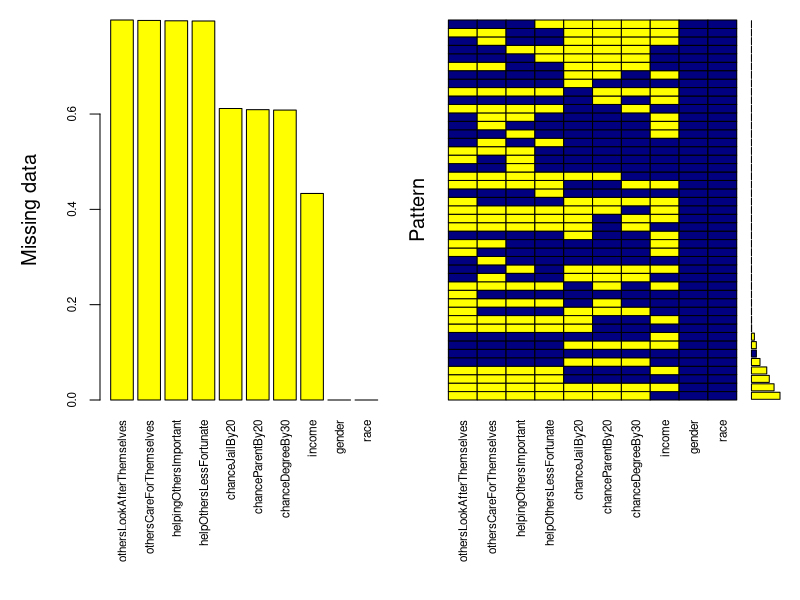
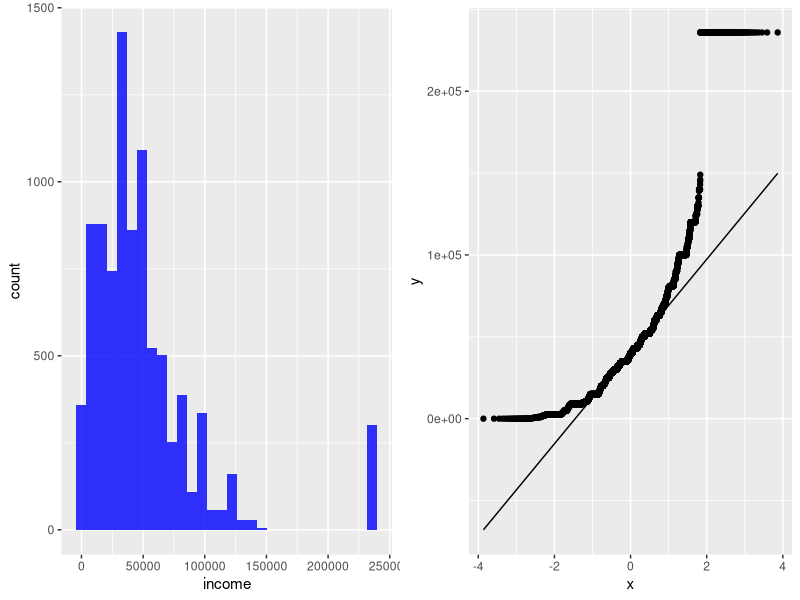
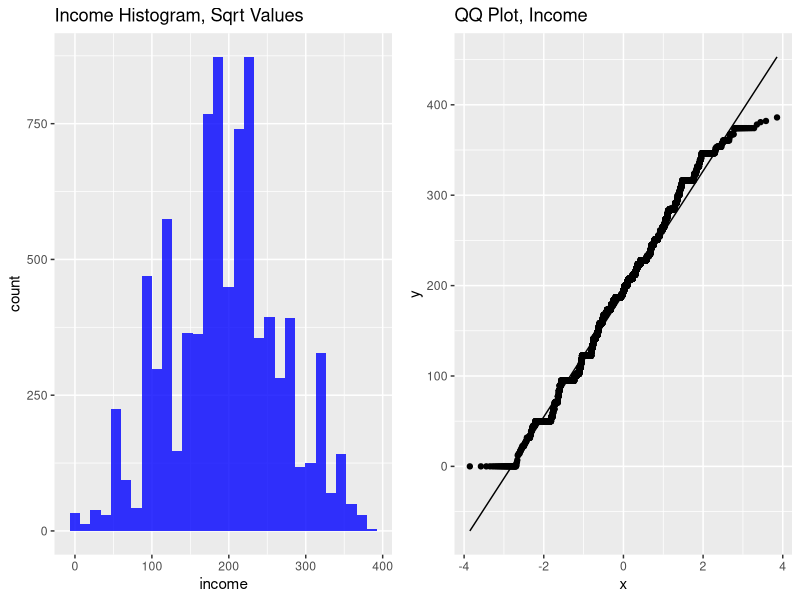
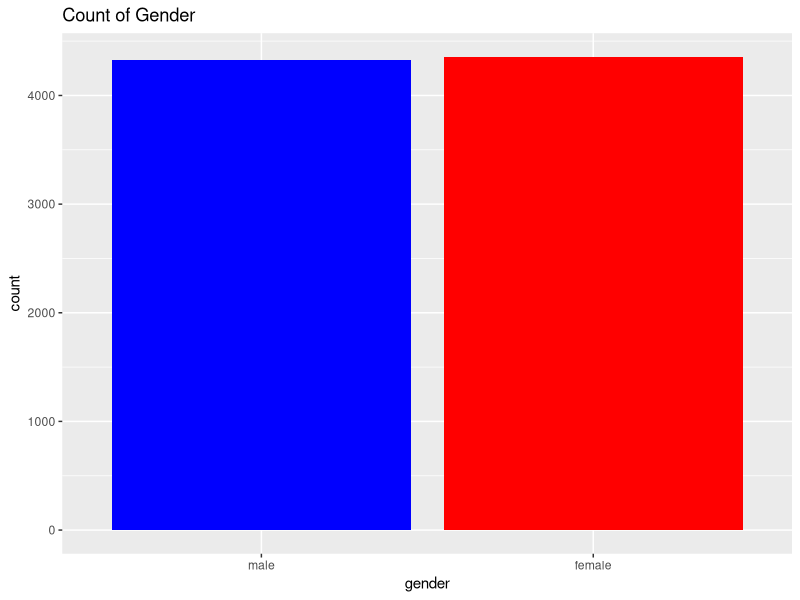
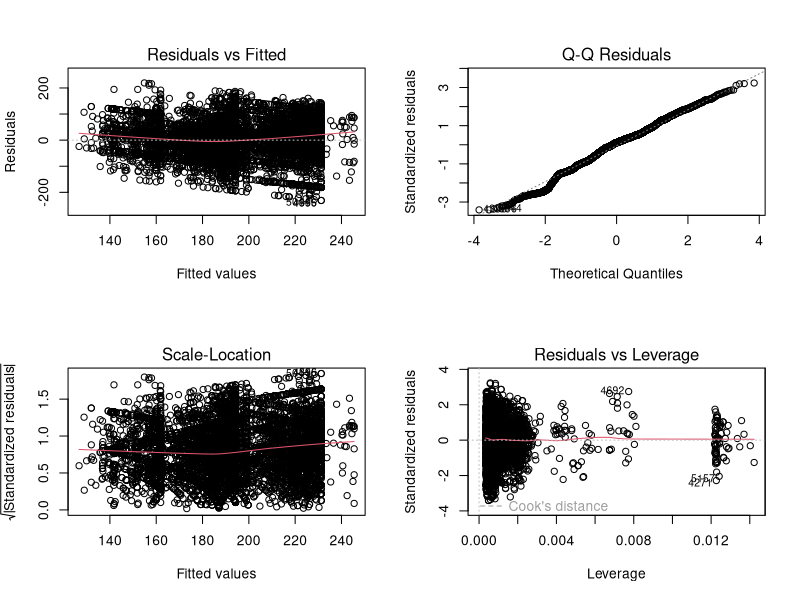
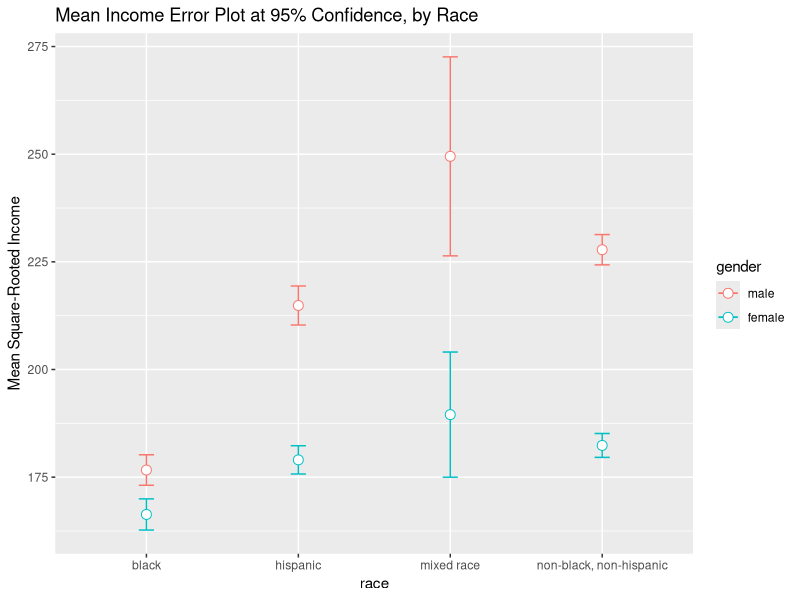

Reproduce these figures in R, in order.
## ---- chunk 1
# Import packages
library(knitr)
library(tidyverse)
library(dplyr)
library(mice)
library(htmlTable)
library(VIM)
library(cowplot)
library(reshape2)

full_nlsy <- as_tibble(read.csv("nlsy97_Feb2021.csv", header = TRUE, row.names = 'R0000100')) # Sets pubID as index column
## ---- chunk 2
#Select and rename variables

cols <- c('R0514900', 'R0515100', 'R0514800', 'R0536300', 'R1482600',
          'U2857200', 'T1069100', 'T1069101', 'T1069102', 'T1069103')

nlsy <- full_nlsy %>%
  select(all_of(cols))

colnames(nlsy) <- c(
    'chanceJailBy20',
    'chanceParentBy20',
    'chanceDegreeBy30',
    'gender',
    'race',
    'income',
    'helpOthersLessFortunate',
    'othersCareForThemselves',
    'helpingOthersImportant',
    'othersLookAfterThemselves')
## ---- chunk 3
# Count of Negative Values
as.matrix(lapply(nlsy, function(x) {length(which(x < 0))})) %>%
  htmlTable(caption = 'Count of Negative Values, by Column')
## ---- chunk 4
nlsy[nlsy < 0] <- NA
## ---- chunk 5
# Visualization of Missing Value Patterns
nlsyVIM <- aggr(nlsy, col = c('navyblue', 'yellow'),
                 numbers = TRUE, sortVars = TRUE,
                 labels = names(nlsy), cex.axis = 0.7, oma = c(10, 5, 1, 1),
                 gap = 3, ylab = c('Missing data', 'Pattern'))
## ---- chunk 6
nlsyIMP <- mice(nlsy, m = 5, maxit = 1, visit = 'monotone', print = FALSE)
  # 5 imputations, 1 iteration of imputations

nlsy <- complete(nlsyIMP, 1) # taking first iteration of missing value imputation

as.matrix(lapply(nlsy, function(x) {length(which(is.na(x)))})) %>%
  htmlTable(caption = 'Count of NA Values, by Column') # chart to see values that are NA
## ---- chunk 7
# Recode categorical values
nlsy <- nlsy %>%
  mutate(gender = recode_factor(gender, `1` = 'male', `2` = 'female')) %>%
  mutate(race = recode_factor(race, `1` = 'black', `2` = 'hispanic',
                               `3` = 'mixed race',`4` = 'non-black, non-hispanic')) %>%
  mutate_at(c('helpOthersLessFortunate', 'othersCareForThemselves',
              'helpingOthersImportant', 'othersLookAfterThemselves'),
            ~ recode_factor(.x, `0` = 'strongly disagree', `1` = 'disagree',
                            `2` = 'neither agree nor disagree', `3` = 'agree',
                            `4` = 'strongly agree'))
## ---- chunk 8
par(mfrow = c(2,1))
incomeHist <- ggplot(data = nlsy, aes(x = income)) +
  geom_histogram(fill='blue',  alpha=0.8)

incomeBox <- ggplot(data = nlsy, aes(sample = income)) +
  stat_qq() + stat_qq_line()

plot_grid(incomeHist, incomeBox) # set our grid to 1 row, 2 cols
## ---- chunk 9
# Remove any values above $149,000 and square-root remaining values
nlsy <- nlsy %>%
  subset(income <= 149000) %>% # subset of all rows below $149000
  mutate(income = sqrt(income)) # Square root income variable

par(mfrow = c(2,1))
incomeHist <- ggplot(data = nlsy, aes(x = income)) +
  geom_histogram(fill='blue',  alpha=0.8) + 
  ggtitle('Income Histogram, Sqrt Values')

incomeBox <- ggplot(data = nlsy, aes(sample = income)) +
  stat_qq() + stat_qq_line() + 
  ggtitle('QQ Plot, Income')

plot_grid(incomeHist, incomeBox)
## ---- chunk 10
# Gender bar plot
ggplot(nlsy, aes(x = gender)) +
  geom_bar(fill = c('blue', 'red')) +
  labs(title = 'Count of Gender', x = 'gender', y = 'count')
## ---- chunk 11
nlsy %>%
  group_by(gender) %>%
  summarize(meanIncome = round(mean(income))^2) %>% # squared the mean value
  htmlTable(caption = 'Mean Income, by Gender')
## ---- chunk 12
incomeGenderTest <- t.test(income ~ gender, data = nlsy)
incomeGenderTest
## ---- chunk 13
lmIncome <- lm(income ~ chanceJailBy20 + chanceParentBy20 +
                 chanceDegreeBy30 + gender + race, data = nlsy)
kable(summary(lmIncome)$coef, digits = c(3, 3, 3, 4), caption = 'Coefficients for Multivariate Linear Regression')
## ---- chunk 14
# Diagnostic plots
par(mfrow = c(2,2))
plot(lmIncome)
## ---- chunk 15
nlsyToPlot <- nlsy %>%
  group_by(gender, race) %>%
  summarize(
            meanIncome = mean(income),
            seIncome = sd(income) / sqrt(n()),
            lower = meanIncome - 2 * seIncome,
            upper = meanIncome + 2 * seIncome)

ggplot(nlsyToPlot, aes(x = race, y = meanIncome, fill = gender, color = gender)) +
  geom_line(fill = c('blue', 'red')) +
  geom_errorbar(width = 0.1, aes(ymin = lower, ymax = upper)) +
  geom_point(shape = 21, size = 3, fill = 'white') +
  ggtitle('Mean Income Error Plot at 95% Confidence, by Race') +
  ylab('Mean Square-Rooted Income')
## ---- chunk 16
# Interaction between gender and race, based on income
lmIncome.interact <- lm(income ~ gender * race, data = nlsy)

kable(summary(lmIncome.interact)$coef, digits = c(3, 3, 3, 4), caption = 'Coefficients for Regression Interaction Between Gender and Race')
## ---- chunk 17
aovIncome <- aov(income ~ helpOthersLessFortunate + othersCareForThemselves +
                   helpingOthersImportant + othersLookAfterThemselves, data = nlsy)
summary(aovIncome)
## ---- chunk 18
nlsy %>%
  group_by(othersLookAfterThemselves) %>%
  summarize(meanIncome = round(mean(income))^2) %>%
  htmlTable(caption = 'People Look After Themselves')
